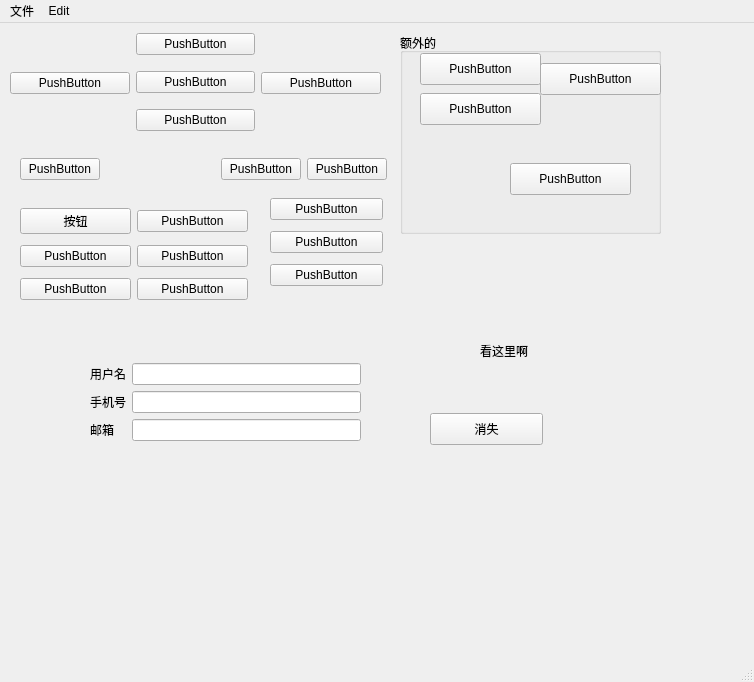
<?xml version="1.0" encoding="UTF-8"?>
<ui version="4.0">
 <class>MainWindow</class>
 <widget class="QMainWindow" name="MainWindow">
  <property name="geometry">
   <rect>
    <x>0</x>
    <y>0</y>
    <width>754</width>
    <height>682</height>
   </rect>
  </property>
  <property name="windowTitle">
   <string>MainWindow</string>
  </property>
  <property name="statusTip">
   <string>第二个东东</string>
  </property>
  <widget class="QWidget" name="centralwidget">
   <widget class="QWidget" name="horizontalLayoutWidget">
    <property name="geometry">
     <rect>
      <x>10</x>
      <y>0</y>
      <width>371</width>
      <height>121</height>
     </rect>
    </property>
    <layout class="QHBoxLayout" name="horizontalLayout">
     <item>
      <widget class="QPushButton" name="pushButton_6">
       <property name="text">
        <string>PushButton</string>
       </property>
      </widget>
     </item>
     <item>
      <layout class="QVBoxLayout" name="verticalLayout">
       <item>
        <widget class="QPushButton" name="pushButton">
         <property name="text">
          <string>PushButton</string>
         </property>
        </widget>
       </item>
       <item>
        <widget class="QPushButton" name="pushButton_3">
         <property name="text">
          <string>PushButton</string>
         </property>
        </widget>
       </item>
       <item>
        <widget class="QPushButton" name="pushButton_2">
         <property name="text">
          <string>PushButton</string>
         </property>
        </widget>
       </item>
      </layout>
     </item>
     <item>
      <widget class="QPushButton" name="pushButton_4">
       <property name="text">
        <string>PushButton</string>
       </property>
      </widget>
     </item>
    </layout>
   </widget>
   <widget class="QWidget" name="layoutWidget">
    <property name="geometry">
     <rect>
      <x>270</x>
      <y>170</y>
      <width>113</width>
      <height>100</height>
     </rect>
    </property>
    <layout class="QVBoxLayout" name="verticalLayout_2">
     <item>
      <widget class="QPushButton" name="pushButton_9">
       <property name="text">
        <string>PushButton</string>
       </property>
      </widget>
     </item>
     <item>
      <widget class="QPushButton" name="pushButton_10">
       <property name="text">
        <string>PushButton</string>
       </property>
      </widget>
     </item>
     <item>
      <widget class="QPushButton" name="pushButton_11">
       <property name="text">
        <string>PushButton</string>
       </property>
      </widget>
     </item>
    </layout>
   </widget>
   <widget class="QWidget" name="layoutWidget">
    <property name="geometry">
     <rect>
      <x>20</x>
      <y>180</y>
      <width>228</width>
      <height>103</height>
     </rect>
    </property>
    <layout class="QGridLayout" name="gridLayout">
     <item row="1" column="0">
      <widget class="QPushButton" name="pushButton_12">
       <property name="text">
        <string>PushButton</string>
       </property>
      </widget>
     </item>
     <item row="2" column="0">
      <widget class="QPushButton" name="pushButton_13">
       <property name="text">
        <string>PushButton</string>
       </property>
      </widget>
     </item>
     <item row="0" column="0">
      <widget class="QPushButton" name="pushButton_15">
       <property name="text">
        <string>按钮</string>
       </property>
      </widget>
     </item>
     <item row="0" column="1">
      <widget class="QPushButton" name="pushButton_16">
       <property name="text">
        <string>PushButton</string>
       </property>
      </widget>
     </item>
     <item row="1" column="1">
      <widget class="QPushButton" name="pushButton_14">
       <property name="text">
        <string>PushButton</string>
       </property>
      </widget>
     </item>
     <item row="2" column="1">
      <widget class="QPushButton" name="pushButton_17">
       <property name="text">
        <string>PushButton</string>
       </property>
      </widget>
     </item>
    </layout>
   </widget>
   <widget class="QGroupBox" name="groupBox">
    <property name="geometry">
     <rect>
      <x>400</x>
      <y>10</y>
      <width>261</width>
      <height>201</height>
     </rect>
    </property>
    <property name="title">
     <string>额外的</string>
    </property>
    <widget class="QPushButton" name="pushButton_18">
     <property name="geometry">
      <rect>
       <x>20</x>
       <y>60</y>
       <width>121</width>
       <height>32</height>
      </rect>
     </property>
     <property name="text">
      <string>PushButton</string>
     </property>
    </widget>
    <widget class="QPushButton" name="pushButton_19">
     <property name="geometry">
      <rect>
       <x>110</x>
       <y>130</y>
       <width>121</width>
       <height>32</height>
      </rect>
     </property>
     <property name="text">
      <string>PushButton</string>
     </property>
    </widget>
    <widget class="QPushButton" name="pushButton_20">
     <property name="geometry">
      <rect>
       <x>140</x>
       <y>30</y>
       <width>121</width>
       <height>32</height>
      </rect>
     </property>
     <property name="text">
      <string>PushButton</string>
     </property>
    </widget>
    <widget class="QPushButton" name="pushButton_21">
     <property name="geometry">
      <rect>
       <x>20</x>
       <y>20</y>
       <width>121</width>
       <height>32</height>
      </rect>
     </property>
     <property name="text">
      <string>PushButton</string>
     </property>
    </widget>
   </widget>
   <widget class="QWidget" name="layoutWidget">
    <property name="geometry">
     <rect>
      <x>20</x>
      <y>130</y>
      <width>367</width>
      <height>32</height>
     </rect>
    </property>
    <layout class="QHBoxLayout" name="horizontalLayout_2">
     <item>
      <widget class="QPushButton" name="pushButton_24">
       <property name="text">
        <string>PushButton</string>
       </property>
      </widget>
     </item>
     <item>
      <spacer name="horizontalSpacer_2">
       <property name="orientation">
        <enum>Qt::Horizontal</enum>
       </property>
       <property name="sizeHint" stdset="0">
        <size>
         <width>40</width>
         <height>20</height>
        </size>
       </property>
      </spacer>
     </item>
     <item>
      <spacer name="horizontalSpacer">
       <property name="orientation">
        <enum>Qt::Horizontal</enum>
       </property>
       <property name="sizeHint" stdset="0">
        <size>
         <width>40</width>
         <height>20</height>
        </size>
       </property>
      </spacer>
     </item>
     <item>
      <widget class="QPushButton" name="pushButton_22">
       <property name="text">
        <string>PushButton</string>
       </property>
      </widget>
     </item>
     <item>
      <widget class="QPushButton" name="pushButton_23">
       <property name="text">
        <string>PushButton</string>
       </property>
      </widget>
     </item>
    </layout>
   </widget>
   <widget class="QWidget" name="layoutWidget">
    <property name="geometry">
     <rect>
      <x>90</x>
      <y>340</y>
      <width>271</width>
      <height>211</height>
     </rect>
    </property>
    <layout class="QFormLayout" name="formLayout">
     <item row="0" column="0">
      <layout class="QVBoxLayout" name="verticalLayout_3">
       <item>
        <widget class="QLabel" name="label">
         <property name="text">
          <string>用户名</string>
         </property>
        </widget>
       </item>
       <item>
        <widget class="QLabel" name="label_2">
         <property name="text">
          <string>手机号</string>
         </property>
        </widget>
       </item>
       <item>
        <widget class="QLabel" name="label_3">
         <property name="text">
          <string>邮箱</string>
         </property>
        </widget>
       </item>
      </layout>
     </item>
     <item row="0" column="1">
      <layout class="QVBoxLayout" name="verticalLayout_4">
       <item>
        <widget class="QLineEdit" name="lineEdit"/>
       </item>
       <item>
        <widget class="QLineEdit" name="lineEdit_2"/>
       </item>
       <item>
        <widget class="QLineEdit" name="lineEdit_3"/>
       </item>
      </layout>
     </item>
    </layout>
   </widget>
   <widget class="QLabel" name="label_4">
    <property name="geometry">
     <rect>
      <x>480</x>
      <y>320</y>
      <width>59</width>
      <height>16</height>
     </rect>
    </property>
    <property name="text">
     <string>看这里啊</string>
    </property>
   </widget>
   <widget class="QPushButton" name="pushButton_5">
    <property name="geometry">
     <rect>
      <x>430</x>
      <y>390</y>
      <width>113</width>
      <height>32</height>
     </rect>
    </property>
    <property name="text">
     <string>消失</string>
    </property>
   </widget>
  </widget>
  <widget class="QMenuBar" name="menubar">
   <property name="geometry">
    <rect>
     <x>0</x>
     <y>0</y>
     <width>754</width>
     <height>22</height>
    </rect>
   </property>
   <widget class="QMenu" name="menuwenjian">
    <property name="title">
     <string>文件</string>
    </property>
    <addaction name="actionxinjianwenjian"/>
    <addaction name="actiontuichu"/>
   </widget>
   <widget class="QMenu" name="menuEdit">
    <property name="title">
     <string>Edit</string>
    </property>
    <addaction name="actionsahj"/>
   </widget>
   <addaction name="menuwenjian"/>
   <addaction name="menuEdit"/>
  </widget>
  <widget class="QStatusBar" name="statusbar"/>
  <action name="actionxinjianwenjian">
   <property name="icon">
    <iconset>
     <normaloff>../picture/下载.jpeg</normaloff>../picture/下载.jpeg</iconset>
   </property>
   <property name="text">
    <string>新建文件</string>
   </property>
   <property name="statusTip">
    <string/>
   </property>
  </action>
  <action name="actiontuichu">
   <property name="icon">
    <iconset>
     <normaloff>../picture/u=3646904594,1239299038&amp;fm=26&amp;gp=0.jpg</normaloff>../picture/u=3646904594,1239299038&amp;fm=26&amp;gp=0.jpg</iconset>
   </property>
   <property name="text">
    <string>退出</string>
   </property>
   <property name="statusTip">
    <string>点击退出</string>
   </property>
   <property name="shortcut">
    <string>Ctrl+Q</string>
   </property>
  </action>
  <action name="actionsahj">
   <property name="text">
    <string>sahj </string>
   </property>
  </action>
 </widget>
 <resources/>
 <connections>
  <connection>
   <sender>actiontuichu</sender>
   <signal>triggered()</signal>
   <receiver>MainWindow</receiver>
   <slot>close()</slot>
   <hints>
    <hint type="sourcelabel">
     <x>-1</x>
     <y>-1</y>
    </hint>
    <hint type="destinationlabel">
     <x>199</x>
     <y>149</y>
    </hint>
   </hints>
  </connection>
  <connection>
   <sender>pushButton_5</sender>
   <signal>clicked()</signal>
   <receiver>label_4</receiver>
   <slot>clear()</slot>
   <hints>
    <hint type="sourcelabel">
     <x>486</x>
     <y>427</y>
    </hint>
    <hint type="destinationlabel">
     <x>509</x>
     <y>349</y>
    </hint>
   </hints>
  </connection>
 </connections>
</ui>
